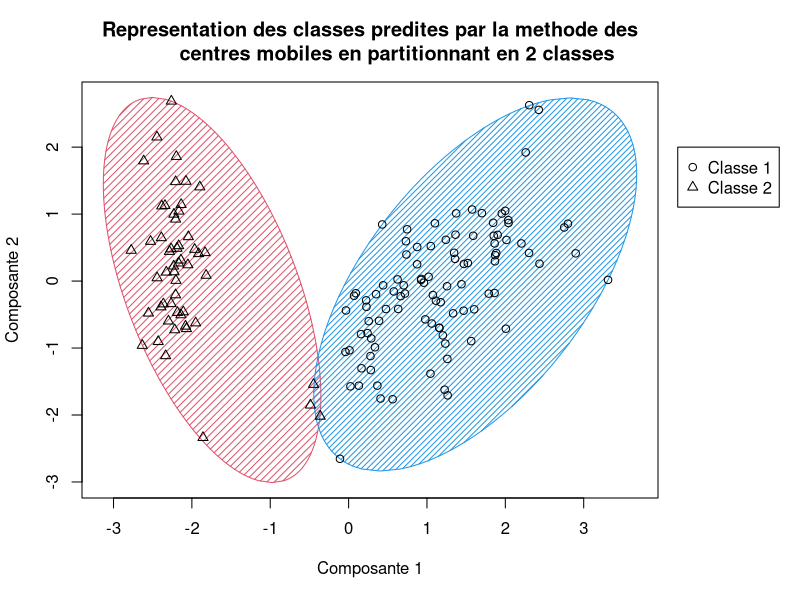
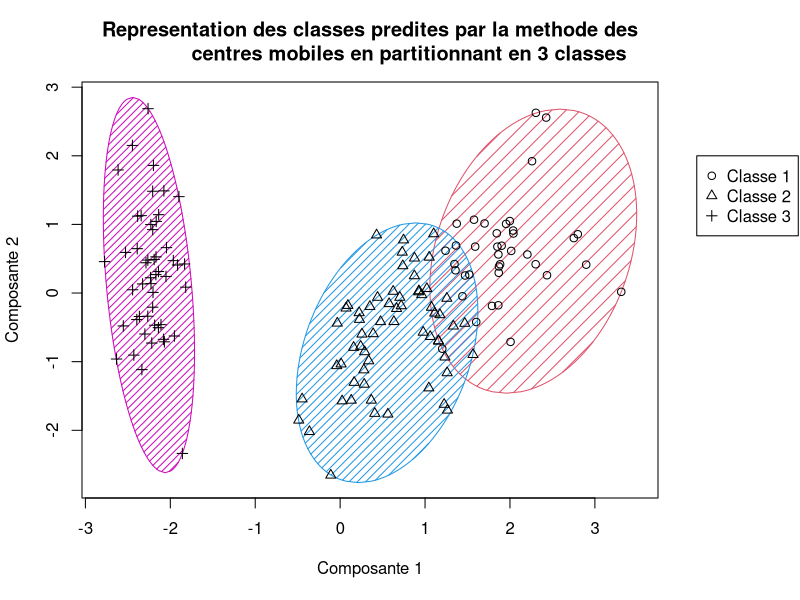
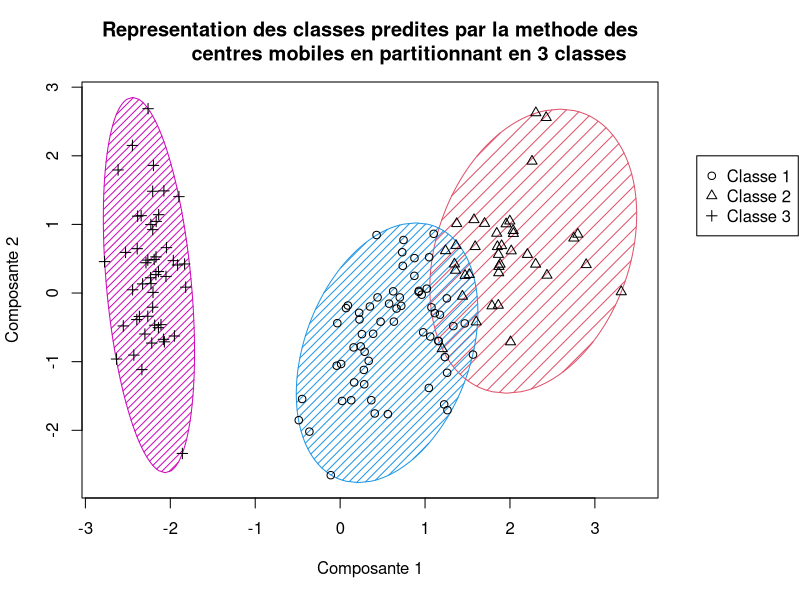
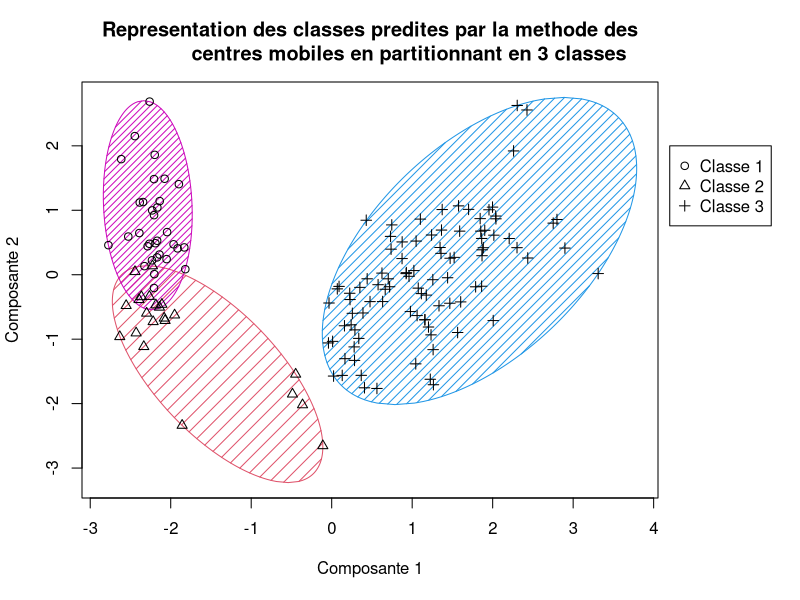
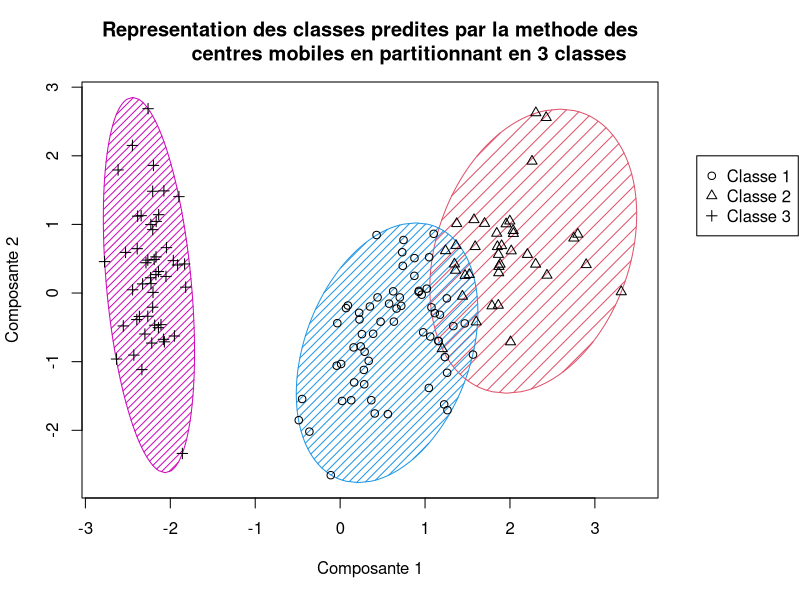
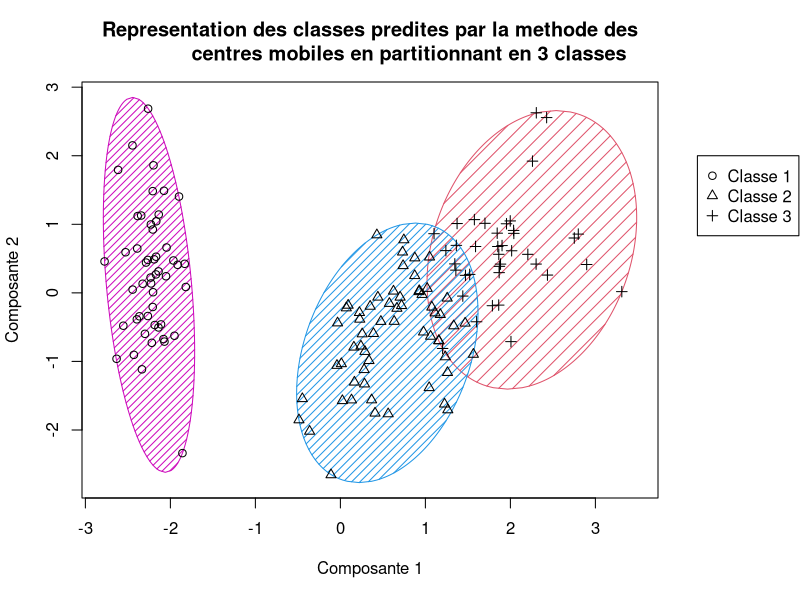
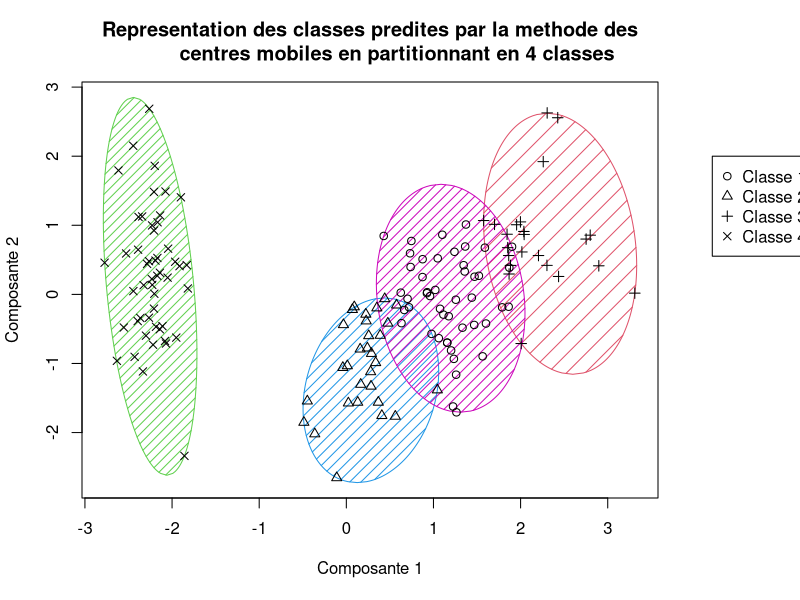
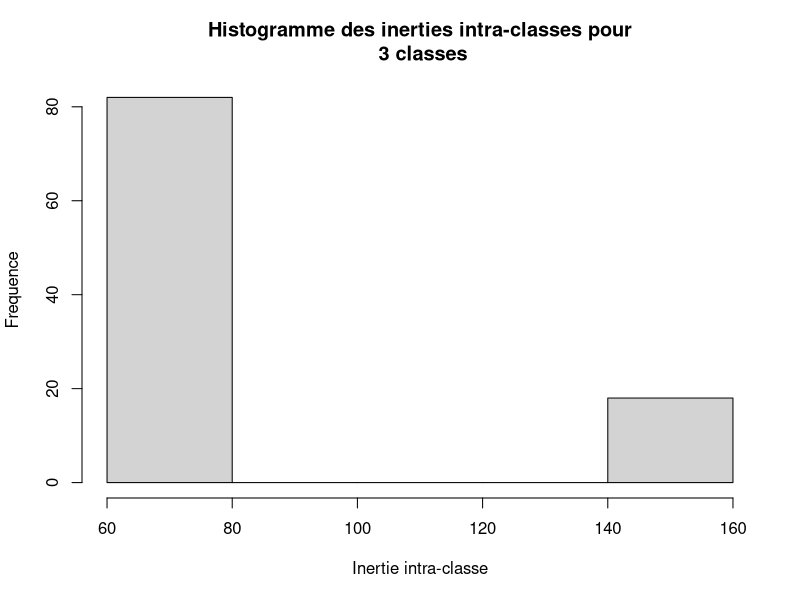

R code for these plots, in order:
library(MASS)
library(cluster)

data(iris)
donnees <- NULL
donnees$num <- iris[,c(1:4)]
donnees$cls <- iris[,5]

kmeans2 <- kmeans(donnees$num, 2, algorithm = "MacQueen")
png("kmeansIris2.png", width = 500, height = 400)
par(xpd = T, mar = par()$mar + c(0, 0, 0, 5))
clusplot(donnees$num, kmeans2$cluster, 
         color = T, 
         shade = T, 
         labels = 0, 
         lines = 0,
         col.p = "black",
         main = "Representation des classes predites par la methode des
         centres mobiles en partitionnant en 2 classes",
         xlab = "Composante 1",
         ylab = "Composante 2",
         sub = "")
legend(4.2, 2,
       c("Classe 1", "Classe 2"),
       pch = c(1,2))
par(mar = c(5, 4, 4, 2) + 0.1)
dev.off()
cat("kmeansIris2.png sauvegardee\n")

for(i in 1:5) {
    kmeans3 <- kmeans(donnees$num, 3, algorithm = "MacQueen")
    filename <- paste("kmeansIris3", i, ".png", sep = "")
    png(filename, width = 500, height = 400)
    par(xpd = T, mar = par()$mar + c(0, 0, 0, 5))
    clusplot(donnees$num, kmeans3$cluster,
             color = T, 
             shade = T, 
             labels = 0, 
             lines = 0,
             col.p = "black",
             main = "Representation des classes predites par la methode des
             centres mobiles en partitionnant en 3 classes",
             xlab = "Composante 1",
             ylab = "Composante 2",
             sub = "")
    legend(4.2, 2,
           c("Classe 1", "Classe 2", "Classe 3"),
           pch = c(1:3))
    par(mar = c(5, 4, 4, 2) + 0.1)
    dev.off()
    cat(filename, "sauvegardee\n")

    if(i == 1) {
        cat("Tableau de contingence des classes predites par la methode
            des centres mobiles par rapport aux classes reelles\n")
        print(table(donnees$cls, kmeans3$cluster))
        cat("\n")
    }
}

kmeans4 <- kmeans(donnees$num, 4, algorithm = "MacQueen")
png("kmeansIris4.png", width = 500, height = 400)
par(xpd = T, mar = par()$mar + c(0, 0, 0, 5))
clusplot(donnees$num, kmeans4$cluster, 
         color = T, 
         shade = T, 
         labels = 0, 
         lines = 0,
         col.p = "black",
         main = "Representation des classes predites par la methode des
         centres mobiles en partitionnant en 4 classes",
         xlab = "Composante 1",
         ylab = "Composante 2",
         sub = "")
legend(4.2, 2,
       c("Classe 1", "Classe 2", "Classe 3", "Classe 4"),
       pch = c(1:4))
par(mar = c(5, 4, 4, 2) + 0.1)
dev.off()
cat("kmeansIris4.png sauvegardee\n")

inertiesMinimales <- c()
for(j in 1:10) {
    iw <- c()
    for(i in 1:100) {
       kmeans <- kmeans(donnees$num, j, algorithm = "MacQueen")
       iw[i] <- kmeans$tot.withinss
    }

    if(j %in% c(3:5)) {
        roundedIw <- round(iw, digits = 1)
        filename <- paste("hist", j, "Classes.png", sep = "")
        png(filename)
        #barplot(table(round(iw, digits = 0)))
        hist(iw, 
             breaks = length(unique(roundedIw)),
             xlab = "Inertie intra-classe",
             ylab = "Frequence",
             main = paste("Histogramme des inerties intra-classes pour\n", 
                          j, "classes"))
        dev.off()
        cat(filename, "sauvegardee\n")
    }

    inertiesMinimales[j] <- apply(as.matrix(iw), 2, min)
}

x <- c(1:10)
png("inertiesMinimales.png")
plot(x, inertiesMinimales,
     type = "l",
     xlab = "Nombre de classes",
     ylab = "Inertie intra-classe minimale",
     xaxt = "n",
     main = "Inerties intra-classes minimales")
axis(side = 1, at = seq(0, 10, 1), labels = seq(0, 10, 1))
dev.off()
cat("inertiesMinimales.png sauvegardee\n")
